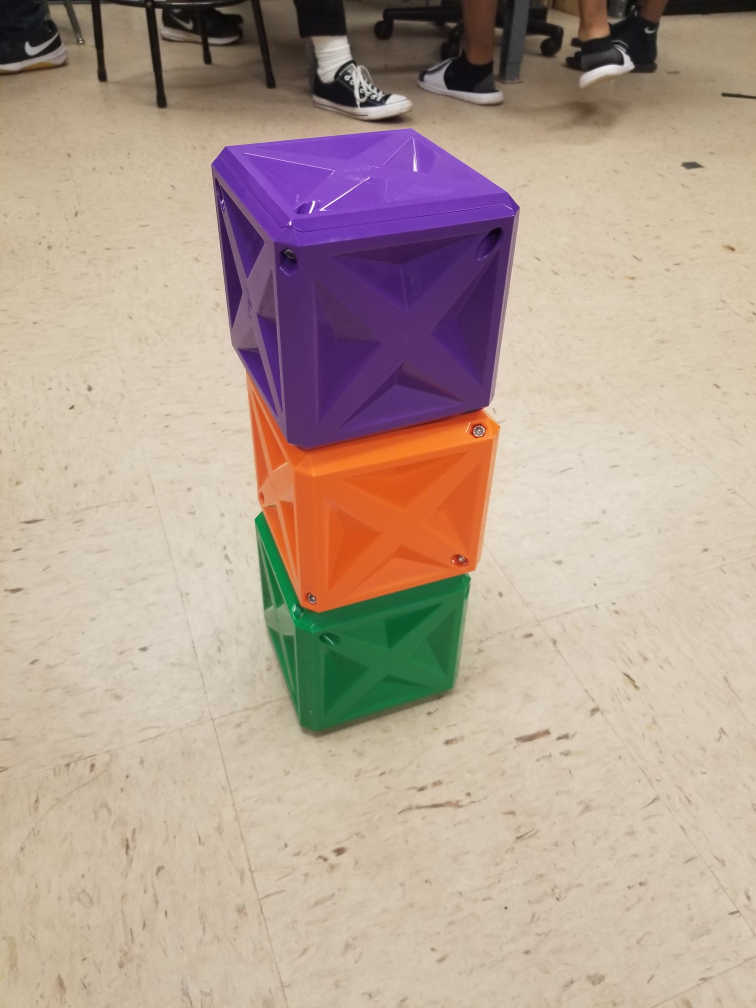
#> input picture CV/blocks1.jpg, 3024 x 4032 px (shown at 1/4 size)
$ jupyter execute --allow-errors TT_CV.ipynb   (shell and % lines are left out)
#> lines starting #> are read from the running program, lines starting #| are printed output that depends on the picture
[cell 1]
import copy as pyCopy
%pylab inline
import cv2 as cv2
print(cv2.__version__)

[cell 2]
def cubeDetector(img, h_thresh, s_thresh, v_thresh, drawnImg = None, c_color = (255,255,255)):
    hsv = cv2.cvtColor(img, cv2.COLOR_BGR2HSV)

    #cv2.imwrite("flowchart_stuff/hsv.jpg", hsv)

    channels = []
    channels = cv2.split(hsv, channels)
    # 0 = H, 1 = S, 2 = V

    cv2.imshow("H", cv2.resize(channels[0], (480, 640)))
    cv2.imshow("S", cv2.resize(channels[1], (480, 640)))
    cv2.imshow("V", cv2.resize(channels[2], (480, 640)))

    #cv2.imwrite("flowchart_stuff/goldPreS.jpg", channels[1])

    channels[0] = cv2.inRange(channels[0], h_thresh[0], h_thresh[1], channels[0]);
    channels[1] = cv2.inRange(channels[1], s_thresh[0], s_thresh[1], channels[1]);
    channels[2] = cv2.inRange(channels[2], v_thresh[0], v_thresh[1], channels[2]);

    # [5 lines of commented-out code are left out]

    finalMap = cv2.bitwise_and(channels[0], channels[1])
    finalMap = cv2.bitwise_and(finalMap, channels[2])

    cv2.imshow("combined", cv2.resize(finalMap, (480, 640)))

    # [15 lines of commented-out code are left out]

    finalMapContours = None;
    finalMapContours, h = cv2.findContours(finalMap, cv2.RETR_TREE,cv2.CHAIN_APPROX_SIMPLE, finalMapContours)

    if drawnImg is not None:
        retImg = pyCopy.deepcopy(drawnImg)
    else:
        retImg = pyCopy.deepcopy(img)

    if finalMapContours is not None:
        polygons = [];
        for contour in finalMapContours[1]:
            if cv2.contourArea(contour) > 100000:
                polygons.append(cv2.approxPolyDP(contour, .05*cv2.arcLength(contour, True), True))
                M = cv2.moments(contour)
                cX = int(M["m10"] / M["m00"])
                cY = int(M["m01"] / M["m00"])

                # draw the contour and center of the shape on the image
                cv2.circle(retImg, (cX, cY), 50,  (255,255,255) , -1)

        cv2.drawContours(retImg, polygons, -1, c_color, 20)

    return retImg

[cell 3]
frame = cv2.imread("blocks1.jpg")
#> frame is the input picture: shape (4032, 3024, 3); mean B, G, R 147.7, 160.9, 180.9
fs = cv2.resize(frame, (540,540))
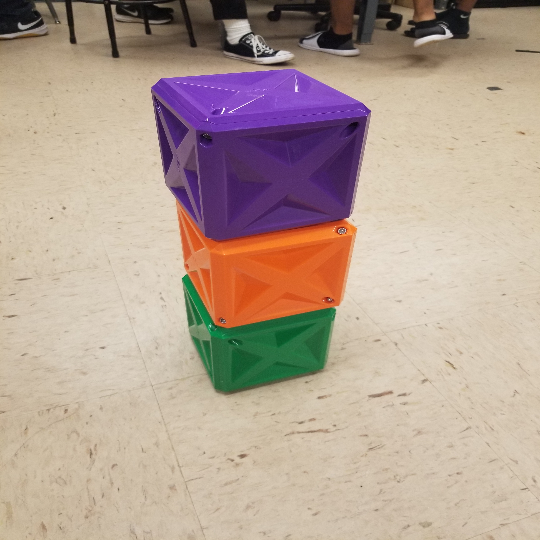
#> fs: shape (540, 540, 3); mean B, G, R 147.6, 160.8, 180.8
orange_thresh = ((0, 30), (100, 256), (190, 256))
#> (the rest of this cell did not finish here and is left out)

#> in cubeDetector, `hsv = cv2.cvtColor(img, cv2.COLOR_BGR2HSV)`: hsv: shape (4032, 3024, 3); mean H, S, V 32.9, 69.3, 186.3
#> in cubeDetector, `cv2.imshow("H", cv2.resize(channels[0], (480, 640)))`:
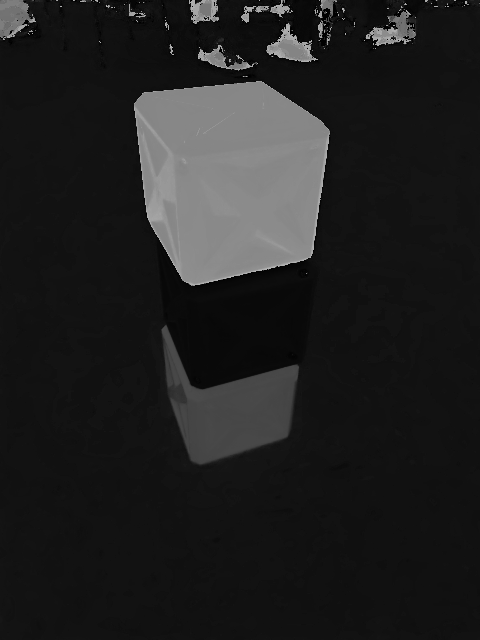
#> window 'H': shape (640, 480); min 0, max 179, mean 32.9
#> in cubeDetector, `cv2.imshow("S", cv2.resize(channels[1], (480, 640)))`:
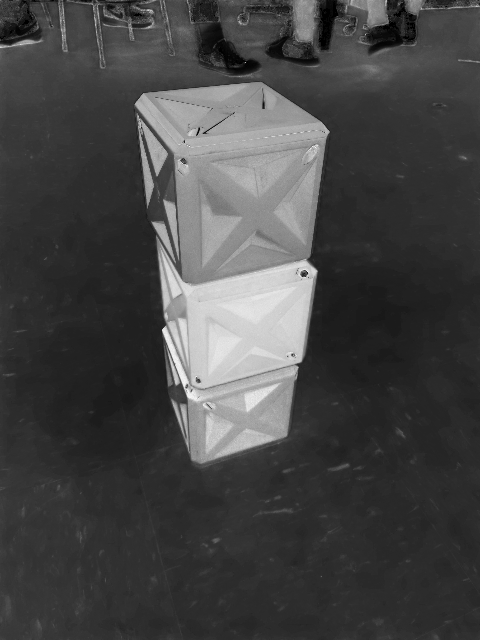
#> window 'S': shape (640, 480); min 0, max 253, mean 69.2
#> in cubeDetector, `cv2.imshow("V", cv2.resize(channels[2], (480, 640)))`:
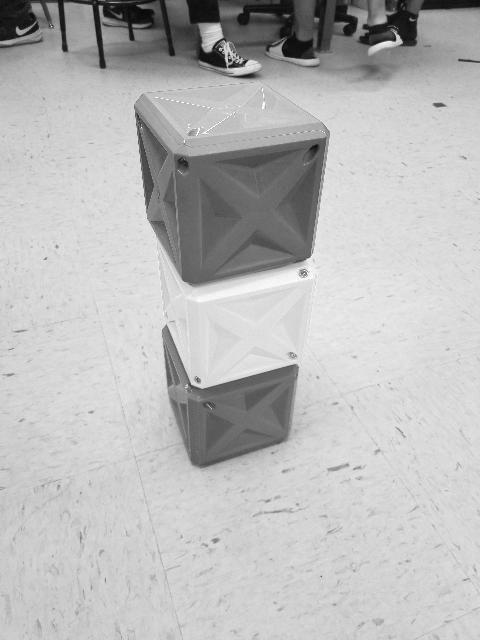
#> window 'V': shape (640, 480); min 7, max 255, mean 186.2
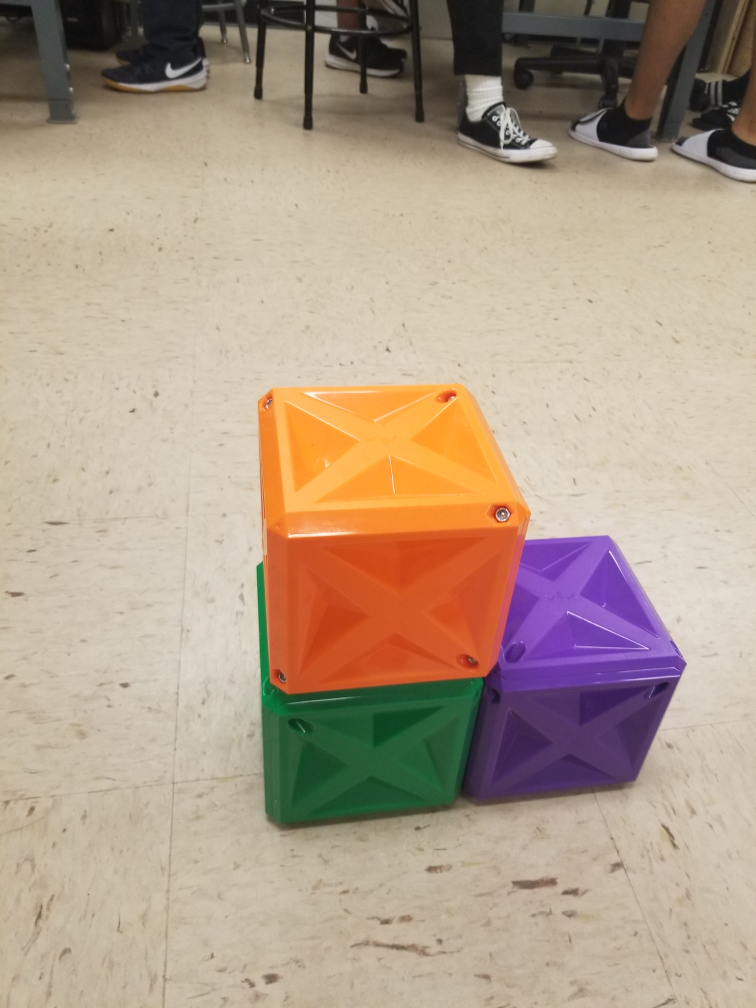
#> input picture CV/blocks2.jpg, 3024 x 4032 px, given in place of the camera (shown at 1/4 size)
#> further down, frame is the input picture: shape (4032, 3024, 3); mean B, G, R 137.8, 157.1, 176.8
purple_thresh = ((130, 170), (30, 265), (65, 256))
#frame = cubeDetector(frame, purple_thresh[0], purple_thresh[1], purple_thresh[2], c_color = (255,0, 0))
green_thresh = ((50, 90), (70, 256), (60, 256))
#frame = cubeDetector(frame, green_thresh[0], green_thresh[1], green_thresh[2], c_color = (0, 255, 0))

cv2.imshow("final", cv2.resize(frame, (480, 640)))
while(cv2.waitKey(0) != ord('q')):
    pass
cv2.destroyAllWindows()

[cell 4]
cap = cv2.VideoCapture(0)
#for i in range (1,2):
#> (the rest of this cell did not finish here and is left out)

#> call 2 of cubeDetector, with h_thresh = (0, 30), s_thresh = (100, 256), v_thresh = (190, 256), c_color = (0, 0, 255)
#> in cubeDetector (call 2), `hsv = cv2.cvtColor(img, cv2.COLOR_BGR2HSV)`: hsv: shape (4032, 3024, 3); mean H, S, V 28.5, 67.8, 180.7
#> in cubeDetector (call 2), `cv2.imshow("H", cv2.resize(channels[0], (480, 640)))`:
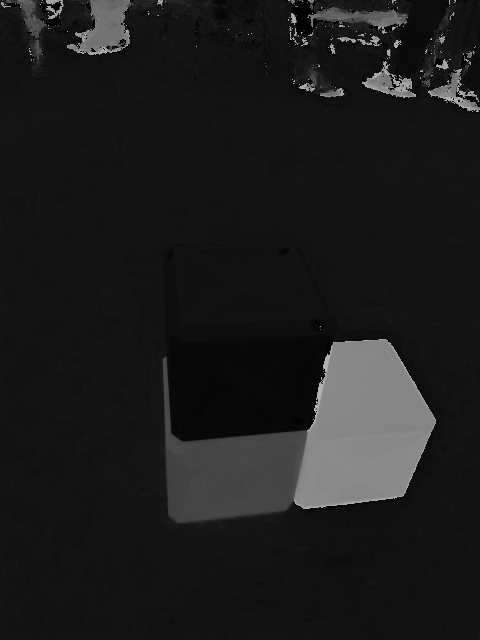
#> window 'H': shape (640, 480); min 0, max 179, mean 28.5
#> in cubeDetector (call 2), `cv2.imshow("S", cv2.resize(channels[1], (480, 640)))`:
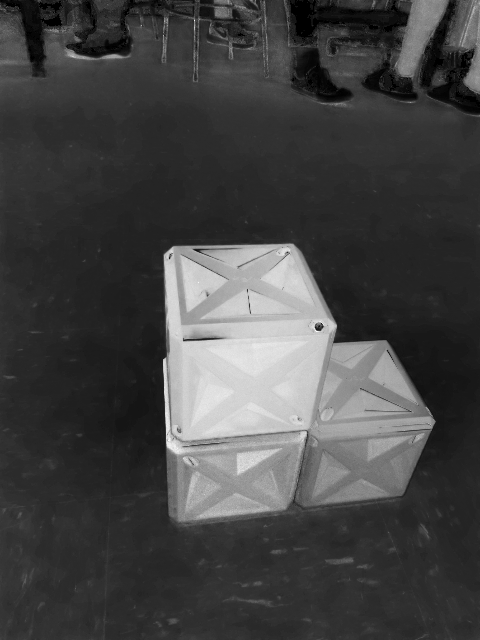
#> window 'S': shape (640, 480); min 0, max 255, mean 67.7
#> in cubeDetector (call 2), `cv2.imshow("V", cv2.resize(channels[2], (480, 640)))`:
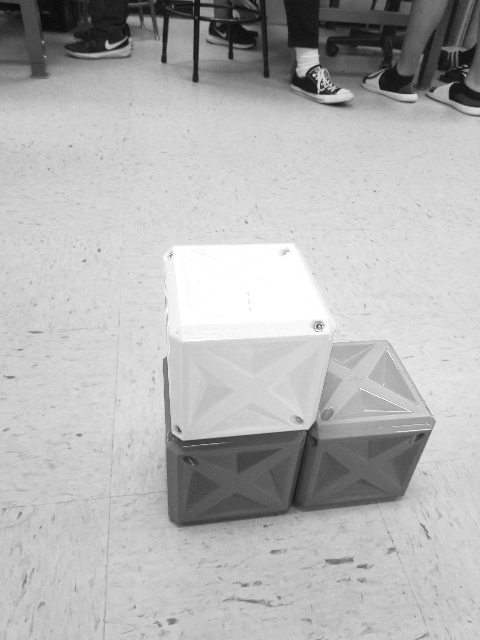
#> window 'V': shape (640, 480); min 7, max 255, mean 180.6
    purple_thresh = ((130, 170), (30, 265), (65, 256))
    ret_img = cubeDetector(frame, purplqe_thresh[0], purple_thresh[1], purple_thresh[2], c_color = (255,0, 0))
    green_thresh = ((50, 90), (70, 256), (60, 256))
    ret_img = cubeDetector(ret_img, green_thresh[0], green_thresh[1], green_thresh[2], c_color = (0, 255, 0))

    #whiteMinerals = detectWhiteMineral(pyCopy.deepcopy(frame))
    #cv2.imshow("Img", cubeDetector(frame, drawnImg = pyCopy.deepcopy(whiteMinerals)))

    cv2.imshow("img", cv2.resize(ret_img, (480, 640)))

    key = cv2.waitKey(0) & 0xFF

    #if the 'q' key is pressed, stop the loop
    if key == ord("q"):
        break

cap.release()
cv2.destroyAllWindows()
